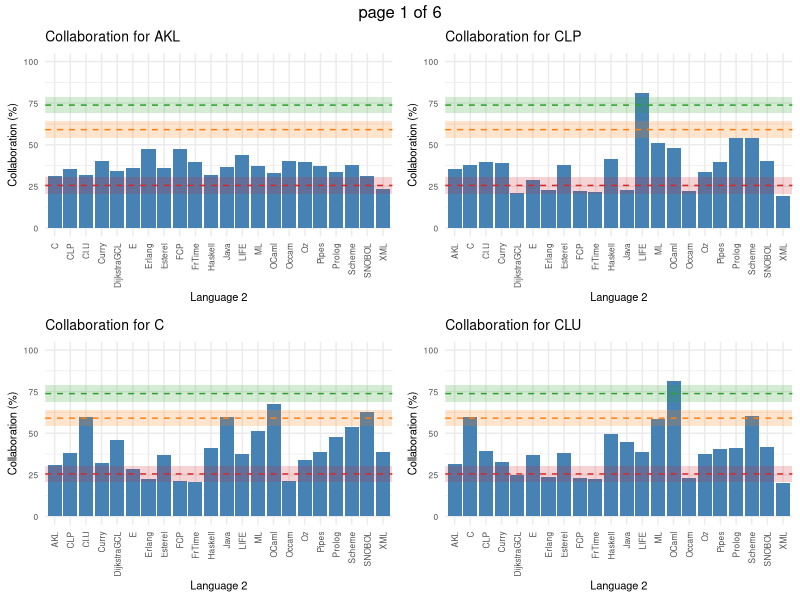
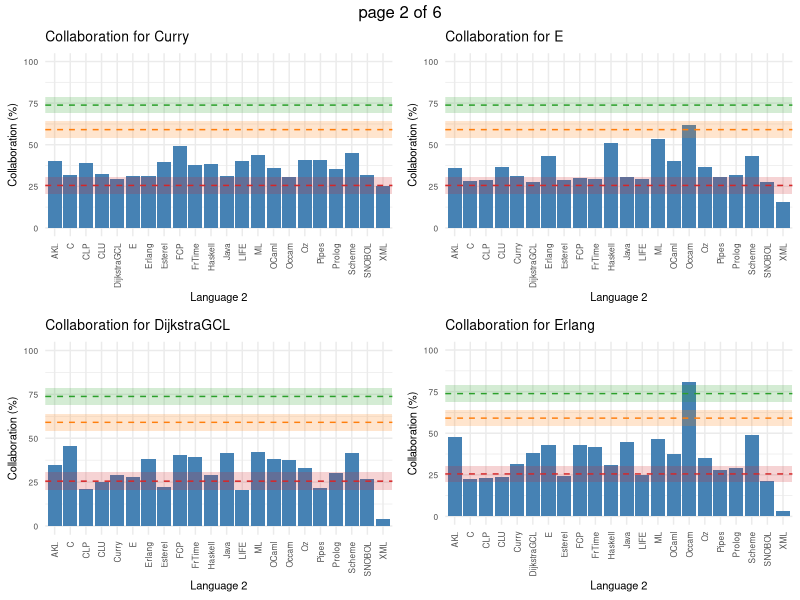
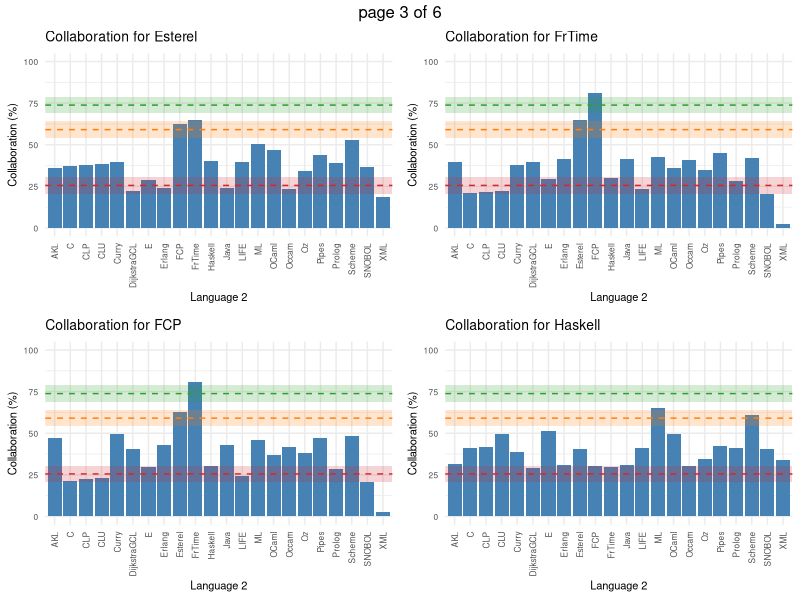
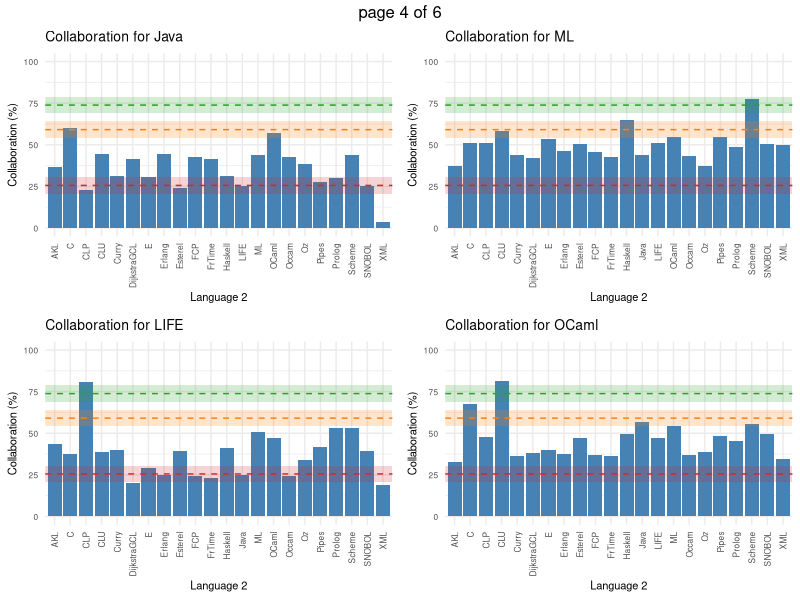
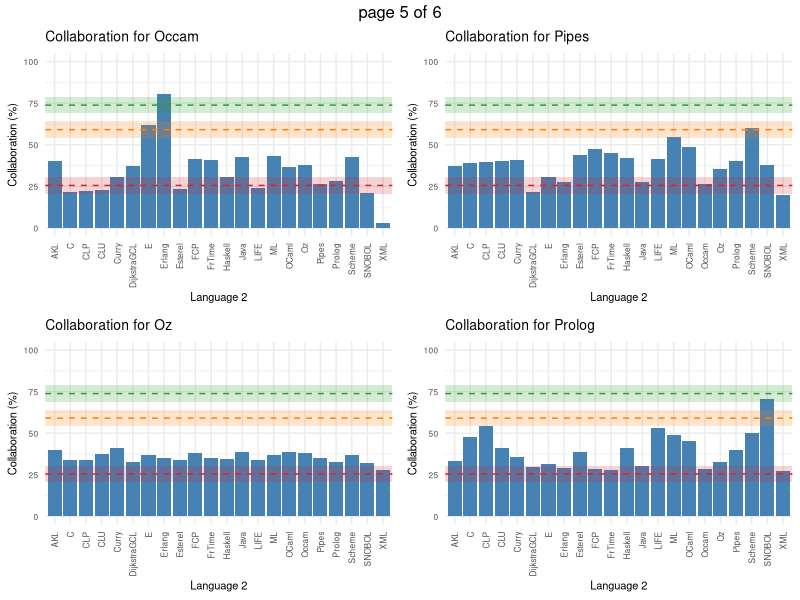
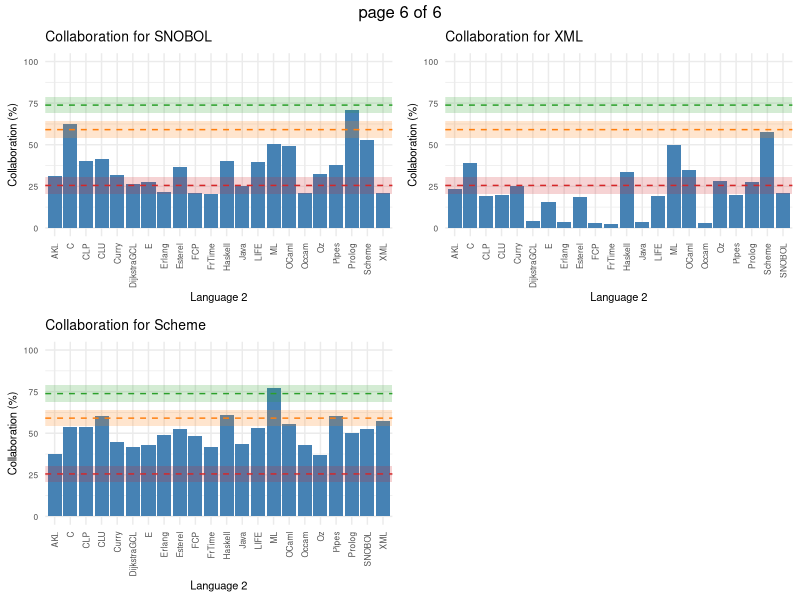

These figures' R source, in order:
# Load the required libraries for data visualization, manipulation, and reading
library(ggplot2)
library(dplyr)
library(readr)
library(gridExtra)

# Read the data from a CSV file
data <- read_csv("CollaborationMetric_Languages_Raw.csv")

# Convert 'CollaborationScore' to a percentage
data <- data %>%
  mutate(Collaboration_Percentage = as.numeric(CollaborationScore) * 100)

# Define a custom theme
adjusted_theme <- theme(
  plot.title = element_text(size = 10),
  axis.title = element_text(size = 8),
  axis.text.x = element_text(angle = 90, vjust = 0.5, size = 6),
  axis.text.y = element_text(size = 6),
  legend.title = element_text(size = 8),
  legend.text = element_text(size = 6)
)

seuils <- c(25.53, 59.07, 73.82)
colors <- c("#d62728", "#ff7f0e", "#2ca02c")
tolerance <- 5

data_sorted <- data %>% arrange(Language1)
unique_languages <- unique(data_sorted$Language1)
graphs <- list()

for (language in unique_languages) {
  subset_data <- filter(data_sorted, Language1 == language)
  graph <- ggplot(subset_data, aes(x = Language2, y = Collaboration_Percentage)) +
    geom_bar(stat = "identity", fill = "steelblue") +
    theme_minimal() + adjusted_theme +
    labs(title = paste("Collaboration for", language), x = "Language 2", y = "Collaboration (%)") +
    theme(axis.text.x = element_text(angle = 90, hjust = 1)) +
    scale_y_continuous(limits = c(0, 100), breaks = seq(0, 100, by = 25))
  
  # Add horizontal lines for each threshold
  for(i in 1:length(seuils)) {
    graph <- graph +
      geom_hline(yintercept = seuils[i], linetype = "dashed", color = colors[i]) +
      annotate("rect", xmin = -Inf, xmax = Inf, ymin = seuils[i] - tolerance, ymax = seuils[i] + tolerance, fill = colors[i], alpha = 0.2)
  }
  graphs[[language]] <- graph
}

# Export the graphs
ggsave("AllLanguageCollaborationReport.pdf", marrangeGrob(grobs = lapply(graphs, ggplotGrob), ncol = 2, nrow = 2), device = "pdf")
